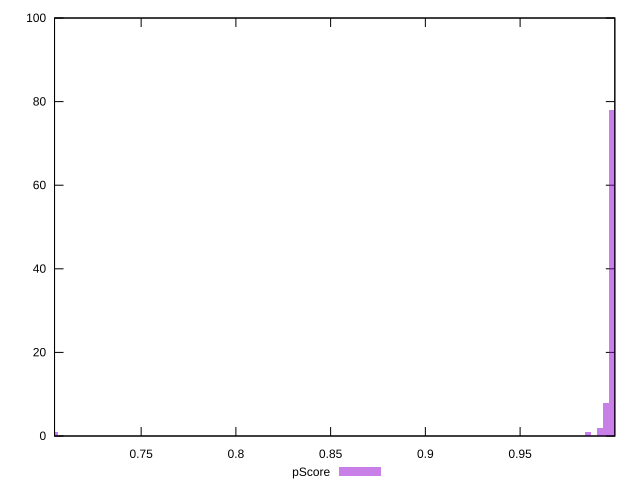

The script that saved this image:
reset

$pScore <<EOF
0.7045139437251038 1
0.9983246915566494 78
0.9856876701445398 1
0.995165436203622 8
1.0014839469096768 10
0.9920061808505946 2
EOF

set key outside below
set boxwidth 0.0031592553530273714
set xrange [0.7042871479208918:0.9999885280771252]
set yrange [0:100]
set trange [0:100]
set style fill transparent solid 0.5 noborder
set terminal svg size 640, 490 enhanced background rgb 'white'
set output "reports/report_00031_2021-02-24T23-18-18.084Z/estimated-input-latency/samples/music/pScore/histogram.svg"

plot $pScore title "pScore" with boxes

reset
